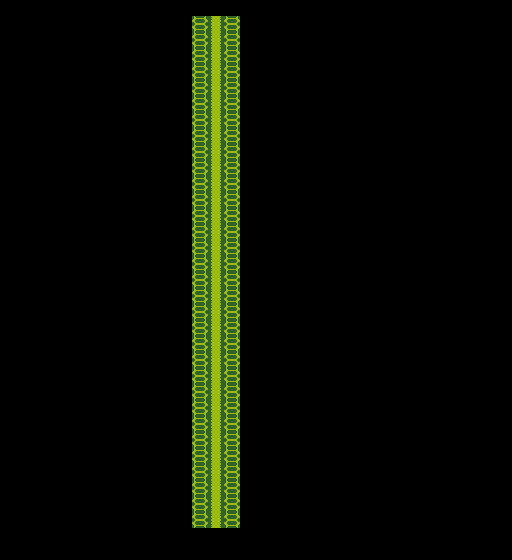

This game map was drawn from its Tiled (.tmx) file and the tilesets committed beside it. A one-line description and the trimmed map source follow:
An orthogonal 32x35 tile map with 16x16 px tiles, 2 tile layers (world, block) and 26 objects (23x Spikes, Heroe, Stairs, Lime).

<map version="1.0" orientation="orthogonal" width="32" height="35" tilewidth="16" tileheight="16">
 <tileset firstgid="1" name="ground" tilewidth="16" tileheight="16">
  <image source="output/ground.png" trans="ff00ff" width="64" height="16" />
 </tileset>
 <layer name="world" width="32" height="35">
  <data>[1120 cells, 1120 non-empty, 3 distinct tile ids]</data>
 </layer>
 <objectgroup name="objects1" width="32" height="35">
  <object name="Heroe" x="212" y="29" />
  <object name="Stairs" x="208" y="528">
   <properties>
    <property name="next" value="1" />
   </properties>
  </object>
  <object name="Spikes" x="208" y="80">
   <properties>
    <property name="init" value="1" />
    <property name="time" value="3" />
   </properties>
  </object>
  <object name="Spikes" x="208" y="400">
   <properties>
    <property name="init" value="1" />
    <property name="time" value="3" />
   </properties>
  </object>
  <object name="Spikes" x="208" y="368">
   <properties>
    <property name="init" value="1" />
    <property name="time" value="3" />
   </properties>
  </object>
  <object name="Spikes" x="208" y="320">
   <properties>
    <property name="init" value="1" />
    <property name="time" value="3" />
   </properties>
  </object>
  <object name="Spikes" x="224" y="160">
   <properties>
    <property name="init" value="1" />
    <property name="time" value="3" />
   </properties>
  </object>
  <object name="Spikes" x="192" y="128">
   <properties>
    <property name="init" value="1" />
    <property name="time" value="3" />
   </properties>
  </object>
  <object name="Spikes" x="208" y="112">
   <properties>
    <property name="init" value="1" />
    <property name="time" value="3" />
   </properties>
  </object>
  <object name="Spikes" x="192" y="64">
   <properties>
    <property name="init" value="1" />
    <property name="time" value="3" />
   </properties>
  </object>
  <object name="Spikes" x="224" y="96">
   <properties>
    <property name="init" value="1" />
    <property name="time" value="3" />
   </properties>
  </object>
  <object name="Spikes" x="224" y="304">
   <properties>
    <property name="init" value="2" />
    <property name="time" value="3" />
   </properties>
  </object>
  <object name="Spikes" x="208" y="288">
   <properties>
    <property name="init" value="2" />
    <property name="time" value="3" />
   </properties>
  </object>
  <object name="Spikes" x="192" y="208">
   <properties>
    <property name="init" value="3" />
    <property name="time" value="3" />
   </properties>
  </object>
  <object name="Spikes" x="192" y="272">
   <properties>
    <property name="init" value="2" />
    <property name="time" value="3" />
   </properties>
  </object>
  <object name="Spikes" x="208" y="208">
   <properties>
    <property name="init" value="3" />
    <property name="time" value="3" />
   </properties>
  </object>
  <object name="Spikes" x="192" y="352">
   <properties>
    <property name="init" value="3" />
    <property name="time" value="3" />
   </properties>
  </object>
  <object name="Spikes" x="224" y="208">
   <properties>
    <property name="init" value="3" />
    <property name="time" value="3" />
   </properties>
  </object>
  <object name="Lime" x="224" y="479" />
  <object name="Spikes" x="208" y="192">
   <properties>
    <property name="init" value="3" />
    <property name="time" value="3" />
   </properties>
  </object>
  <object name="Spikes" x="224" y="192">
   <properties>
    <property name="init" value="3" />
    <property name="time" value="3" />
   </properties>
  </object>
  <object name="Spikes" x="192" y="192">
   <properties>
    <property name="init" value="3" />
    <property name="time" value="3" />
   </properties>
  </object>
  <object name="Spikes" x="224" y="400">
   <properties>
    <property name="init" value="3" />
    <property name="time" value="3" />
   </properties>
  </object>
  <object name="Spikes" x="192" y="400">
   <properties>
    <property name="init" value="3" />
    <property name="time" value="3" />
   </properties>
  </object>
  <object name="Spikes" x="224" y="480">
   <properties>
    <property name="init" value="1" />
    <property name="time" value="3" />
   </properties>
  </object>
  <object name="Spikes" x="192" y="480">
   <properties>
    <property name="init" value="1" />
    <property name="time" value="3" />
   </properties>
  </object>
 </objectgroup>
 <layer name="block" width="32" height="35">
  <data>[1120 cells, 74 non-empty, 1 distinct tile ids]</data>
 </layer>
</map>
